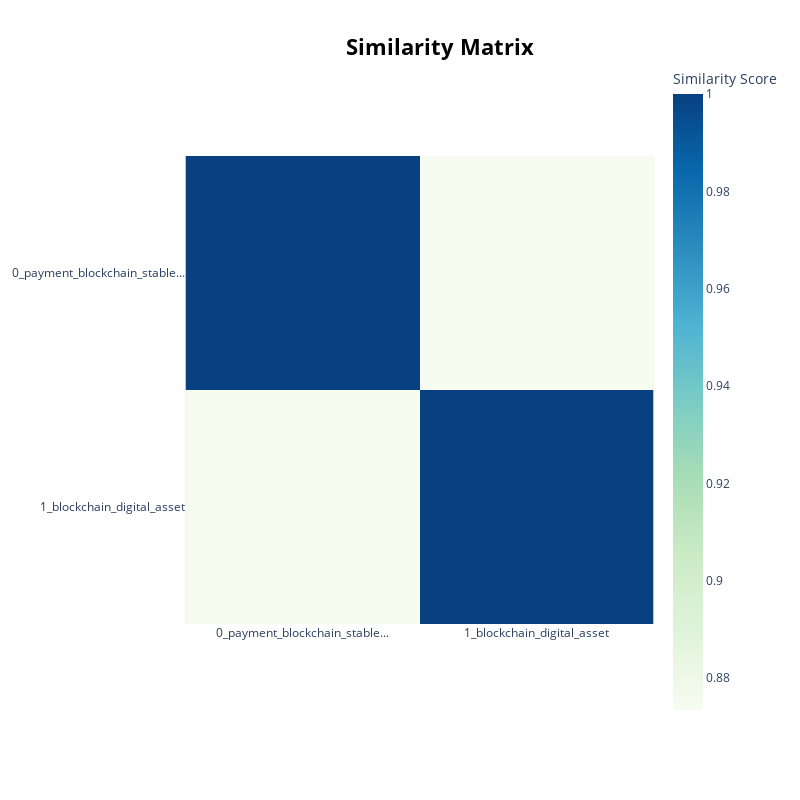

Source (notebook cell):
### Code cell
# -------- 3. Evaluation of BERTopic clusters --------

topics_words = []
for topic_id in set(topics):
    if topic_id == -1: continue
    words = [w for w, _ in topic_model.get_topic(topic_id)]
    topics_words.append(words)
    
# Measure how words within topics relate to each other
docs_tokenized = [doc.split() for doc in news_df["text"]]


MAX_DOCS = 300
if len(docs_tokenized) > MAX_DOCS:
    docs_tokenized_sample = sample(docs_tokenized, MAX_DOCS)
else:
    docs_tokenized_sample = docs_tokenized

dictionary = Dictionary(docs_tokenized)

# 'c_v' is a commonly used topic coherence measure
cm = CoherenceModel(
    topics=topics_words,
    texts=docs_tokenized,
    dictionary=dictionary,
    coherence='c_v',
    processes=4
)

coherence = cm.get_coherence()
print("Topic Coherence:", coherence)

# HDBSCAN cluster stability (cluster persistence: higher means more stable)

clusterer = topic_model.hdbscan_model
stabilities = clusterer.cluster_persistence_
print(stabilities)

# Some visualizations may not work if there are too few topics

topic_model.visualize_topics_over_time(topics_over_time)
topic_model.visualize_barchart(top_n_topics=10)
topic_model.visualize_heatmap()

### Figure 1 — Plotly figure (JSON) as saved in the notebook; plotly's stock layout.template omitted (floating-point values rounded to 4 significant figures)
{"data": [{"coloraxis": "coloraxis", "hovertemplate": "x: %{x}<br>y: %{y}<br>Similarity Score: %{z}<extra></extra>", "name": "0", "type": "heatmap", "x": ["0_payment_blockchain_stable...", "1_blockchain_digital_asset"], "xaxis": "x", "y": ["0_payment_blockchain_stable...", "1_blockchain_digital_asset"], "yaxis": "y", "z": [[1.0, 0.8734], [0.8734, 1.0]]}], "layout": {"coloraxis": {"colorbar": {"title": {"text": "Similarity Score"}}, "colorscale": [[0, "rgb(247,252,240)"], [0.125, "rgb(224,243,219)"], [0.25, "rgb(204,235,197)"], [0.375, "rgb(168,221,181)"], [0.5, "rgb(123,204,196)"], [0.625, "rgb(78,179,211)"], [0.75, "rgb(43,140,190)"], [0.875, "rgb(8,104,172)"], [1, "rgb(8,64,129)"]]}, "height": 800, "hoverlabel": {"bgcolor": "white", "font": {"family": "Rockwell", "size": 16}}, "legend": {"title": {"text": "Trend"}}, "margin": {"t": 60}, "showlegend": true, "title": {"font": {"color": "Black", "size": 22}, "text": "<b>Similarity Matrix</b>", "x": 0.55, "xanchor": "center", "y": 0.95, "yanchor": "top"}, "width": 800, "xaxis": {"anchor": "y", "constrain": "domain", "domain": [0, 1], "scaleanchor": "y"}, "yaxis": {"anchor": "x", "autorange": "reversed", "constrain": "domain", "domain": [0, 1]}}}
